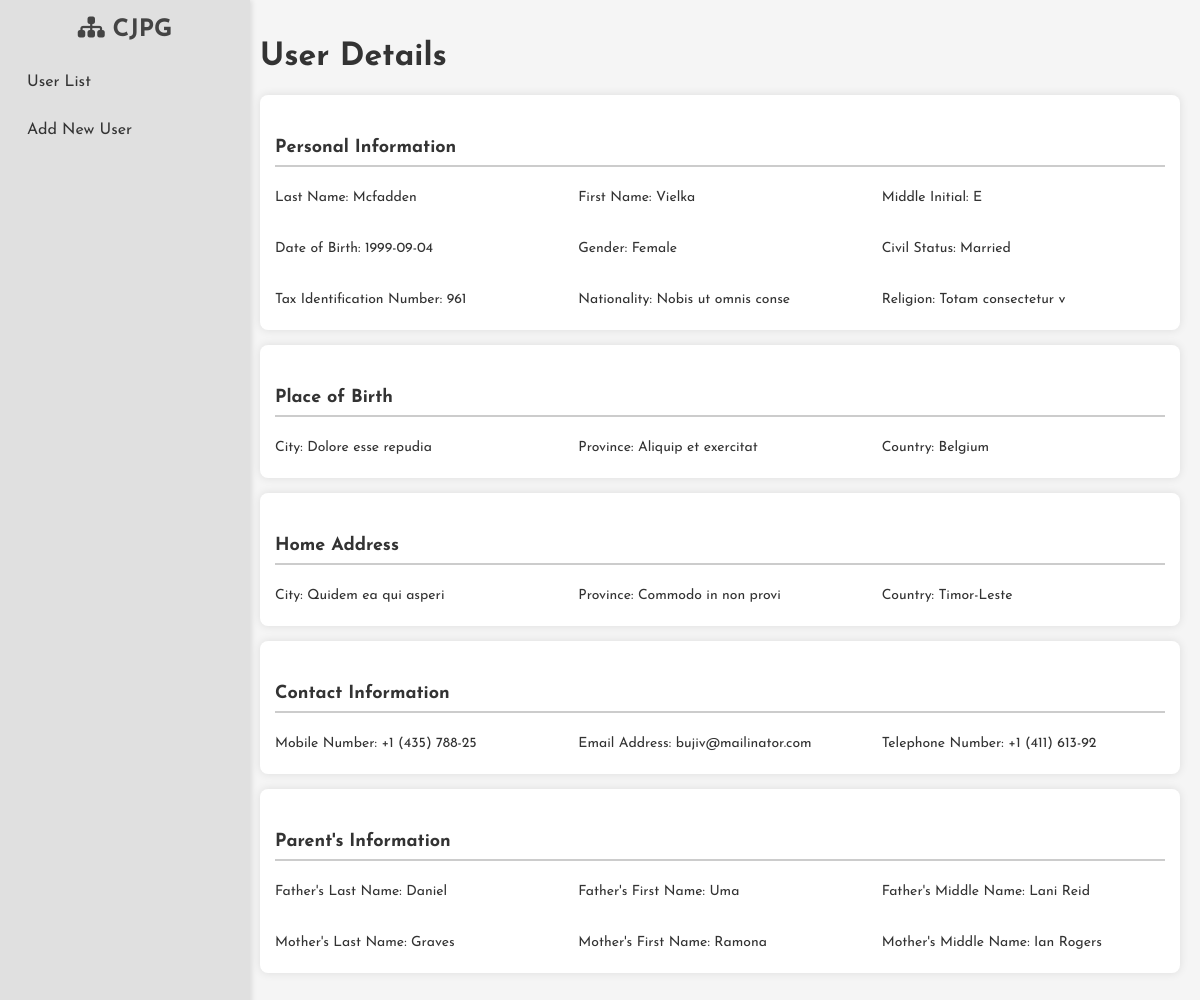
Page /view.php?id=4 on the committed database.
### tables this page shows
CREATE TABLE `personal_data` (
  `id` int(11) NOT NULL,
  `last_name` varchar(50) DEFAULT NULL,
  `first_name` varchar(50) DEFAULT NULL,
  `middle_initial` char(1) DEFAULT NULL,
  `date_of_birth` date DEFAULT NULL,
  `gender` enum('Male','Female') DEFAULT NULL,
  `civil_status` enum('Single','Married','Widowed','Legally Separated','Others') DEFAULT NULL,
  `other_civil_status` varchar(50) DEFAULT NULL,
  `tax_identification_number` varchar(15) DEFAULT NULL,
  `nationality` varchar(50) DEFAULT NULL,
  `religion` varchar(50) DEFAULT NULL,
  `place_of_birth_rm_flr_unit` varchar(50) DEFAULT NULL,
  `place_of_birth_house_lot_blk` varchar(50) DEFAULT NULL,
  `place_of_birth_street_name` varchar(100) DEFAULT NULL,
  `place_of_birth_subdivision` varchar(100) DEFAULT NULL,
  `place_of_birth_barangay` varchar(100) DEFAULT NULL,
  `place_of_birth_city` varchar(100) DEFAULT NULL,
  `place_of_birth_province` varchar(100) DEFAULT NULL,
  `place_of_birth_country` enum('Afghanistan','Albania','Algeria','Andorra','Angola','Antigua and Barbuda','Argentina','Armenia','Australia','Austria','Azerbaijan','Bahamas','Bahrain','Bangladesh','Barbados','Belarus','Belgium','Belize','Benin','Bhutan','Bolivia','Bosnia and Herzegovina','Botswana','Brazil','Brunei','Bulgaria','Burkina Faso','Burundi','Cambodia','Cameroon','Canada','Central African Republic','Chad','Chile','China','Colombia','Comoros','Congo','Costa Rica','Côte d''Ivoire','Croatia','Cuba','Cyprus','Czech Republic','Denmark','Djibouti','Dominica','Dominican Republic','Ecuador','Egypt','El Salvador','Equatorial Guinea','Eritrea','Estonia','Ethiopia','Fiji','Finland','France','Gabon','Gambia','Georgia','Germany','Ghana','Greece','Grenada','Guatemala','Guinea','Guinea-Bissau','Guyana','Haiti','Honduras','Hungary','Iceland','India','Indonesia','Iran','Iraq','Ireland','Israel','Italy','Jamaica','Japan','Jordan','Kazakhstan','Kenya','Kiribati','North Korea','South Korea','Kosovo','Kuwait','Kyrgyzstan','Laos','Latvia','Lebanon','Lesotho','Liberia','Libya','Lithuania','Luxembourg','Macedonia','Madagascar','Malawi','Malaysia','Maldives','Mali','Malta','Marshall Islands','Mauritania','Mauritius','Mexico','Micronesia','Moldova','Monaco','Mongolia','Montenegro','Morocco','Mozambique','Myanmar','Namibia','Nauru','Nepal','Netherlands','New Zealand','Nicaragua','Niger','Nigeria','Norway','Oman','Pakistan','Palau','Panama','Papua New Guinea','Paraguay','Peru','Philippines','Poland','Portugal','Qatar','Romania','Russia','Rwanda','Saint Kitts and Nevis','Saint Lucia','Saint Vincent and the Grenadines','Samoa','San Marino','Sao Tome and Principe','Saudi Arabia','Senegal','Serbia','Seychelles','Sierra Leone','Singapore','Sint Maarten','Slovakia','Slovenia','Solomon Islands','Somalia','South Africa','South Sudan','Spain','Sri Lanka','Sudan','Suriname','Swaziland','Sweden','Switzerland','Syria','Tajikistan','Tanzania','Thailand','Timor-Leste','Togo','Tonga','Trinidad and Tobago','Tunisia','Turkey','Turkmenistan','Tuvalu','Uganda','Ukraine','United Arab Emirates','United Kingdom','United States','Uruguay','Uzbekistan','Vanuatu','Vatican City','Venezuela','Vietnam','Yemen','Zambia','Zimbabwe') DEFAULT NULL,
  `place_of_birth_zip_code` varchar(10) DEFAULT NULL,
  `home_address_rm_flr_unit` varchar(50) DEFAULT NULL,
  `home_address_house_lot_blk` varchar(50) DEFAULT NULL,
  `home_address_street_name` varchar(100) DEFAULT NULL,
  `home_address_subdivision` varchar(100) DEFAULT NULL,
  `home_address_barangay` varchar(100) DEFAULT NULL,
  `home_address_city` varchar(100) DEFAULT NULL,
  `home_address_province` varchar(100) DEFAULT NULL,
  `home_address_country` enum('Afghanistan','Albania','Algeria','Andorra','Angola','Antigua and Barbuda','Argentina','Armenia','Australia','Austria','Azerbaijan','Bahamas','Bahrain','Bangladesh','Barbados','Belarus','Belgium','Belize','Benin','Bhutan','Bolivia','Bosnia and Herzegovina','Botswana','Brazil','Brunei','Bulgaria','Burkina Faso','Burundi','Cambodia','Cameroon','Canada','Central African Republic','Chad','Chile','China','Colombia','Comoros','Congo','Costa Rica','Côte d''Ivoire','Croatia','Cuba','Cyprus','Czech Republic','Denmark','Djibouti','Dominica','Dominican Republic','Ecuador','Egypt','El Salvador','Equatorial Guinea','Eritrea','Estonia','Ethiopia','Fiji','Finland','France','Gabon','Gambia','Georgia','Germany','Ghana','Greece','Grenada','Guatemala','Guinea','Guinea-Bissau','Guyana','Haiti','Honduras','Hungary','Iceland','India','Indonesia','Iran','Iraq','Ireland','Israel','Italy','Jamaica','Japan','Jordan','Kazakhstan','Kenya','Kiribati','North Korea','South Korea','Kosovo','Kuwait','Kyrgyzstan','Laos','Latvia','Lebanon','Lesotho','Liberia','Libya','Lithuania','Luxembourg','Macedonia','Madagascar','Malawi','Malaysia','Maldives','Mali','Malta','Marshall Islands','Mauritania','Mauritius','Mexico','Micronesia','Moldova','Monaco','Mongolia','Montenegro','Morocco','Mozambique','Myanmar','Namibia','Nauru','Nepal','Netherlands','New Zealand','Nicaragua','Niger','Nigeria','Norway','Oman','Pakistan','Palau','Panama','Papua New Guinea','Paraguay','Peru','Philippines','Poland','Portugal','Qatar','Romania','Russia','Rwanda','Saint Kitts and Nevis','Saint Lucia','Saint Vincent and the Grenadines','Samoa','San Marino','Sao Tome and Principe','Saudi Arabia','Senegal','Serbia','Seychelles','Sierra Leone','Singapore','Sint Maarten','Slovakia','Slovenia','Solomon Islands','Somalia','South Africa','South Sudan','Spain','Sri Lanka','Sudan','Suriname','Swaziland','Sweden','Switzerland','Syria','Tajikistan','Tanzania','Thailand','Timor-Leste','Togo','Tonga','Trinidad and Tobago','Tunisia','Turkey','Turkmenistan','Tuvalu','Uganda','Ukraine','United Arab Emirates','United Kingdom','United States','Uruguay','Uzbekistan','Vanuatu','Vatican City','Venezuela','Vietnam','Yemen','Zambia','Zimbabwe') DEFAULT NULL,
  `home_address_zip_code` varchar(10) DEFAULT NULL,
  `mobile_number` varchar(15) DEFAULT NULL,
  `email_address` varchar(100) DEFAULT NULL,
  `telephone_number` varchar(15) DEFAULT NULL,
  `father_last_name` varchar(50) DEFAULT NULL,
  `father_first_name` varchar(50) DEFAULT NULL,
  `father_middle_name` varchar(50) DEFAULT NULL,
  `mother_last_name` varchar(50) DEFAULT NULL,
  `mother_first_name` varchar(50) DEFAULT NULL,
  `mother_middle_name` varchar(50) DEFAULT NULL
);

### controllers/UserController.php (called while the page is built, shortened)
<?php
require_once '../models/User.php';
class UserController {
    private $userModel;
    public function __construct($db) {
        $this->userModel = new User($db);
    }
    public function viewUser ($id) {
        return $this->userModel->getById($id);
    }
}
?>

### models/User.php (called while the page is built, shortened)
<?php
class User {
    private $conn;
    public function __construct($db) {
        $this->conn = $db;
    }
    public function getById($id) {
        $sql = "SELECT * FROM personal_data WHERE id=?";
        $stmt = $this->conn->prepare($sql);
        $stmt->bind_param("i", $id);
        $stmt->execute();
        return $stmt->get_result()->fetch_assoc();
    }
}
?>

### public/view.php (the view, shortened to what this page needs)
<?php
require '../config/conf.php';
require '../controllers/UserController.php';
$userController = new UserController($conn);
if (isset($_GET['id'])) {
    $userId = $_GET['id'];
    $user = $userController->viewUser ($userId);
} else {
    echo "No user ID specified.";
    exit;
}
?>
<!DOCTYPE html>
<html lang="en">
<head>
    <link rel="stylesheet" href="styles.css">
    <link rel="stylesheet" href="https://cdnjs.cloudflare.com/ajax/libs/font-awesome/6.7.2/css/all.min.css" />
</head>
<body>
    <div class="sidebar">
        <h2><i class="fa-solid fa-sitemap"></i>  CJPG</h2>
        <a href="index.php">User  List</a>
        <a href="form.php">Add New User</a>
    </div>
    <div class="content">
        <h1>User Details</h1>
        <div class="info-container">
            <h2 class="section-title">Personal Information</h2>
            <div class="info-grid">
                <p>Last Name: <?php echo htmlspecialchars($user['last_name']); ?></p>
                <p>First Name: <?php echo htmlspecialchars($user['first_name']); ?></p>
                <p>Middle Initial: <?php echo htmlspecialchars($user['middle_initial']); ?></p>
                <p>Date of Birth: <?php echo htmlspecialchars($user['date_of_birth']); ?></p>
                <p>Gender: <?php echo htmlspecialchars($user['gender']); ?></p>
                <p>Civil Status: <?php echo htmlspecialchars($user['civil_status'] === 'Other' ? $user['other_civil_status'] : $user['civil_status']); ?></p>
                <p>Tax Identification Number: <?php echo htmlspecialchars($user['tax_identification_number']); ?></p>
                <p>Nationality: <?php echo htmlspecialchars($user['nationality']); ?></p>
                <p>Religion: <?php echo htmlspecialchars($user['religion']); ?></p>
            </div>
        </div>
        <div class="info-container">
            <h2 class="section-title">Place of Birth</h2>
            <div class="info-grid">
                <p>City: <?php echo htmlspecialchars($user['place_of_birth_city']); ?></p>
                <p>Province: <?php echo htmlspecialchars($user['place_of_birth_province']); ?></p>
                <p>Country: <?php echo htmlspecialchars($user['place_of_birth_country']); ?></p>
            </div>
        </div>
        <div class="info-container">
            <h2 class="section-title">Home Address</h2>
            <div class="info-grid">
                <p>City: <?php echo htmlspecialchars($user['home_address_city']); ?></p>
                <p>Province: <?php echo htmlspecialchars($user['home_address_province']); ?></p>
                <p>Country: <?php echo htmlspecialchars($user['home_address_country']); ?></p>
            </div>
        </div>
        <div class="info-container">
            <h2 class="section-title">Contact Information</h2>
            <div class="info-grid">
                <p>Mobile Number: <?php echo htmlspecialchars($user['mobile_number']); ?></p>
                <p>Email Address: <?php echo htmlspecialchars($user['email_address']); ?></p>
                <p>Telephone Number: <?php echo htmlspecialchars($user['telephone_number']); ?></p>
            </div>
        </div>
        <div class="info-container">
            <h2 class="section-title">Parent's Information</h2>
            <div class="info-grid">
                <p>Father's Last Name: <?php echo htmlspecialchars($user['father_last_name']); ?></p>
                <p>Father's First Name: <?php echo htmlspecialchars($user['father_first_name']); ?></p>
                <p>Father's Middle Name: <?php echo htmlspecialchars($user['father_middle_name']); ?></p>
                <p>Mother's Last Name: <?php echo htmlspecialchars($user['mother_last_name']); ?></p>
                <p>Mother's First Name: <?php echo htmlspecialchars($user['mother_first_name']); ?></p>
                <p>Mother's Middle Name: <?php echo htmlspecialchars($user['mother_middle_name']); ?></p>
            </div>
        </div>
    </div>
</body>
</html>

### public/styles.css (style rules this page uses)
body { display: flex; font-family: 'Poppins', Arial, sans-serif; margin: 0; padding: 0; background-color: #f5f5f5; color: #333; }
.sidebar { position: fixed; width: 220px; height: 100%; background-color: #e0e0e0; padding: 15px; box-shadow: 2px 0 5px rgba(0, 0, 0, 0.1); overflow-y: auto; }
.sidebar h2 { color: #444; margin-top: 0; text-align: center; }
.sidebar a { display: block; padding: 12px; color: #333; text-decoration: none; margin-bottom: 8px; border-radius: 5px; transition: background 0.3s ease-in-out; }
.content { margin-left: 240px; padding: 20px; flex: 1; }

### public/view.php (style rules this page uses)
.section-title { font-size: 18px; font-weight: bold; padding: 8px 0; border-bottom: 2px solid #ccc; margin-top: 20px; }
.info-container { background: white; padding: 15px; border-radius: 8px; box-shadow: 0 0 10px rgba(0, 0, 0, 0.1); margin-bottom: 15px; }
.info-container p { margin: 8px 0; font-size: 14px; }
.sidebar a { font-family: "Josefin Sans", sans-serif; font-optical-sizing: auto; font-weight: weight; font-style: normal; }
.sidebar h2 { font-family: "Josefin Sans", sans-serif; font-optical-sizing: auto; font-weight: weight; font-style: normal; }
.content { font-family: "Josefin Sans", sans-serif; font-optical-sizing: auto; font-weight: weight; font-style: normal; }
.info-grid { display: flex; flex-wrap: wrap; gap: 20px; }
.info-grid p { flex: 1 1 calc(33.333% - 20px); min-width: 250px; }

### rows in the picture
personal_data: last_name "Mcfadden", first_name "Vielka", middle_initial "E", date_of_birth "1999-09-04", gender "Female", civil_status "Married", tax_identification_number "961", nationality "Nobis ut omnis conse", religion "Totam consectetur v", place_of_birth_city "Dolore esse repudia", place_of_birth_province "Aliquip et exercitat", place_of_birth_country "Belgium", home_address_city "Quidem ea qui asperi", home_address_province "Commodo in non provi", home_address_country "Timor-Leste", mobile_number "+1 (435) 788-25", email_address "bujiv@mailinator.com", telephone_number "+1 (411) 613-92", father_last_name "Daniel", father_first_name "Uma", father_middle_name "Lani Reid", mother_last_name "Graves", mother_first_name "Ramona", mother_middle_name "Ian Rogers"
